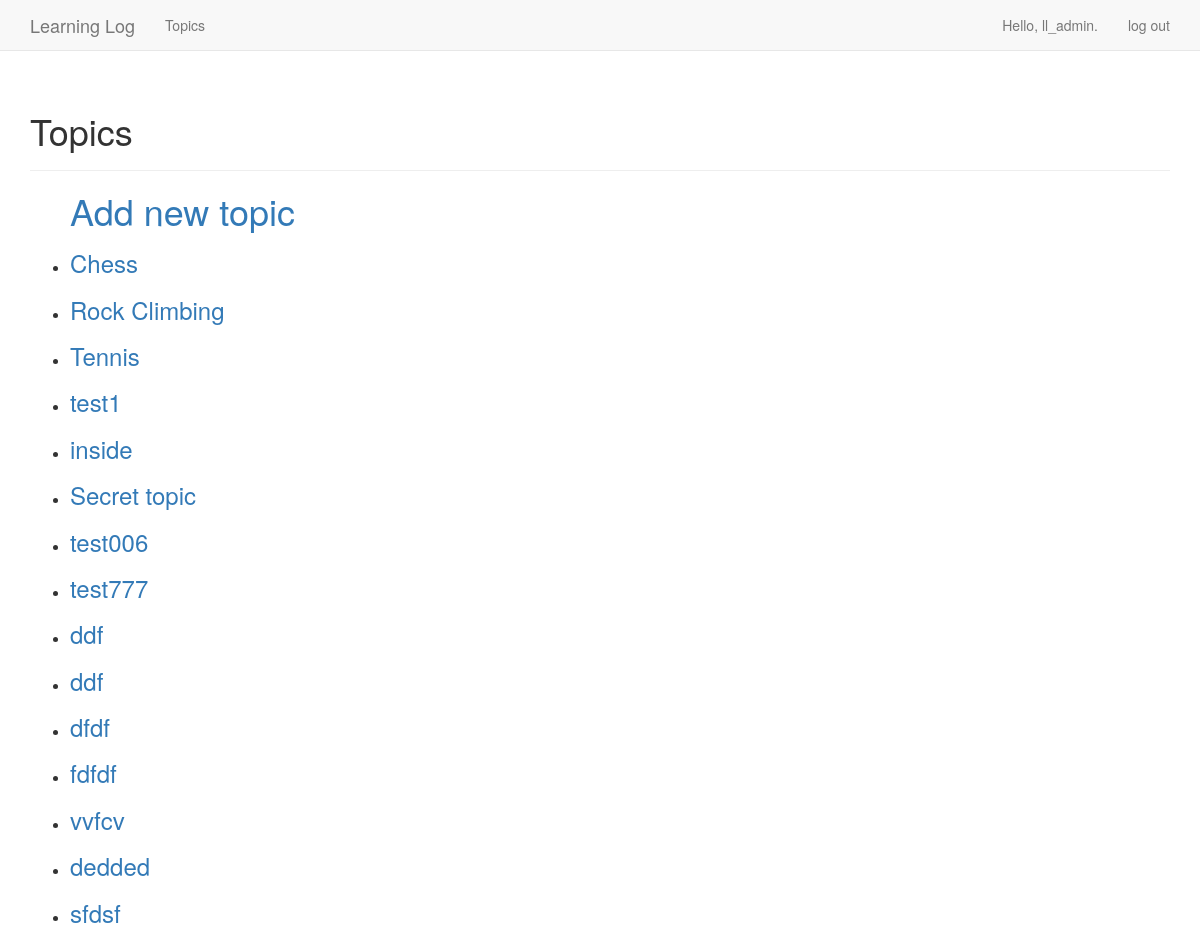
Page /topics/ (signed in) on the earlier database version.
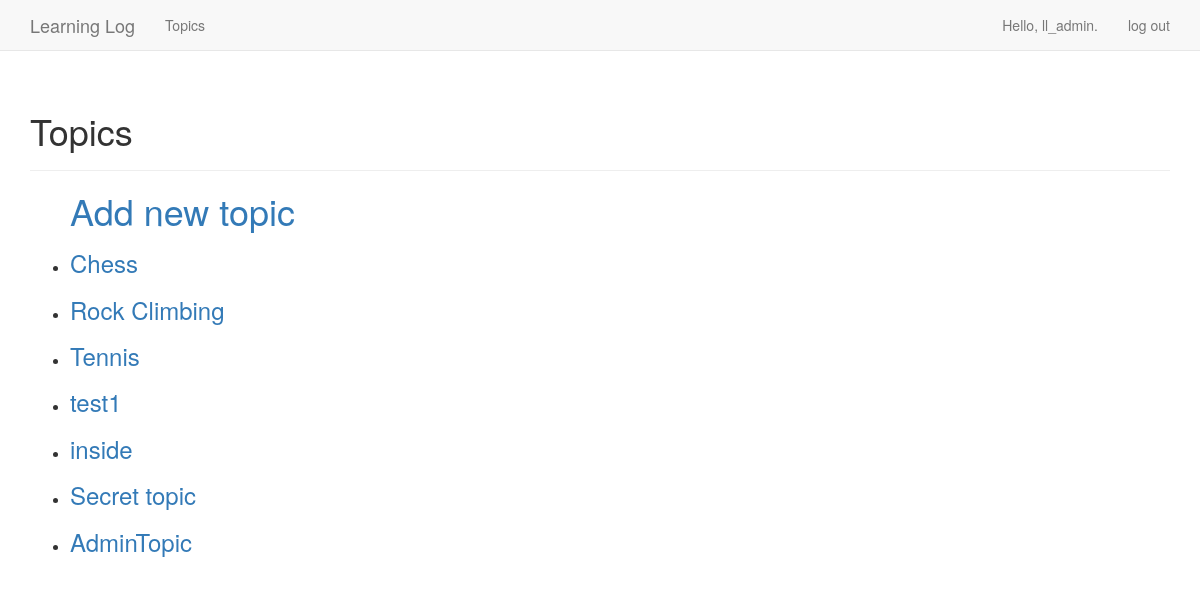
Same page on the later database version.
### learning_logs/models.py (models this page shows)
class Topic(models.Model):
    text = models.CharField(max_length=200)
    date_added = models.DateTimeField(auto_now_add=True)
    owner = models.ForeignKey(User, on_delete=models.CASCADE)
    def __str__(self):
        return self.text

### learning_logs/views.py (the view)
# urls.py: url('topics/', views.topics, name='topics'),
@login_required
def topics(request):
    topics = Topic.objects.filter(owner=request.user).order_by('date_added')
    context = {'topics': topics}
    return render(request, 'learning_logs/topics.html', context)

### learning_logs/templates/learning_logs/topics.html
{% extends "learning_logs/base.html" %}
{% block header %} <h1>Topics</h1>
{% endblock header %}
{% block content %}
<ul>
    <h1><a href="{% url 'learning_logs:new_topic' %}">Add new topic </h1>
    {% for topic in topics %}
    <li>
        <h3>
            <a href="{% url 'learning_logs:topic' topic.id %}">{{ topic }}</a>
        </h3>
    </li>
    {% empty %}
    <li>No topics have been added yet.</li>
    {% endfor %}
</ul>
{% endblock content %}

Differences in the rows shown:
removed Topic: text "test006"
removed Topic: text "test777"
removed Topic: text "ddf"
removed Topic: text "ddf"
removed Topic: text "dfdf"
removed Topic: text "fdfdf"
removed Topic: text "vvfcv"
removed Topic: text "dedded"
removed Topic: text "sfdsf"
added Topic: text "AdminTopic"
